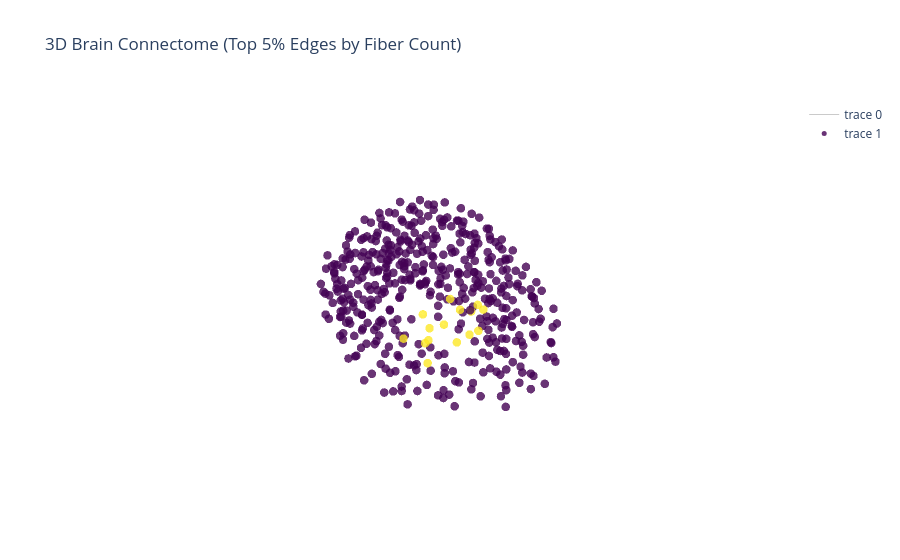

Here is the notebook cell this chart was saved with:
### Markdown cell above
## 1. Interactive 3D Brain Connectome (Plotly)

### Code cell
# Ensure positions are floats
nodes_df['dn_position_x'] = nodes_df['dn_position_x'].astype(float)
nodes_df['dn_position_y'] = nodes_df['dn_position_y'].astype(float)
nodes_df['dn_position_z'] = nodes_df['dn_position_z'].astype(float)

# Create a trace for the nodes
node_trace = go.Scatter3d(
    x=nodes_df['dn_position_x'],
    y=nodes_df['dn_position_y'],
    z=nodes_df['dn_position_z'],
    mode='markers',
    hoverinfo='text',
    text=nodes_df['dn_name'],
    marker=dict(
        size=5,
        color=nodes_df['dn_region'].astype('category').cat.codes,
        colorscale='Viridis',
        opacity=0.8
    )
)

edge_x = []
edge_y = []
edge_z = []

# To make it efficient, we iterate and plot only edges with > some fiber count
threshold = np.percentile(edges_df['number_of_fibers'], 95)
strong_edges = edges_df[edges_df['number_of_fibers'] > threshold]

for _, edge in strong_edges.iterrows():
    source_node = nodes_df[nodes_df['node_id'] == edge['source']]
    target_node = nodes_df[nodes_df['node_id'] == edge['target']]
    if not source_node.empty and not target_node.empty:
        edge_x.extend([source_node['dn_position_x'].values[0], target_node['dn_position_x'].values[0], None])
        edge_y.extend([source_node['dn_position_y'].values[0], target_node['dn_position_y'].values[0], None])
        edge_z.extend([source_node['dn_position_z'].values[0], target_node['dn_position_z'].values[0], None])

edge_trace = go.Scatter3d(
    x=edge_x,
    y=edge_y,
    z=edge_z,
    mode='lines',
    line=dict(color='rgba(150, 150, 150, 0.5)', width=1),
    hoverinfo='none'
)

fig = go.Figure(data=[edge_trace, node_trace])
fig.update_layout(
    title=f"3D Brain Connectome (Top 5% Edges by Fiber Count)",
    scene=dict(
        xaxis=dict(showbackground=False, visible=False),
        yaxis=dict(showbackground=False, visible=False),
        zaxis=dict(showbackground=False, visible=False)
    )
)
fig.show()

### Figure 1 — Plotly figure (JSON) as saved in the notebook; plotly's stock layout.template omitted (floating-point values rounded to 4 significant figures; data arrays with more than 128 entries replaced by an {"elided": "..."} marker saying what was removed)
{"data": [{"hoverinfo": "none", "line": {"color": "rgba(150, 150, 150, 0.5)", "width": 1}, "mode": "lines", "type": "scatter3d", "x": {"elided": "882 float values"}, "y": {"elided": "882 float values"}, "z": {"elided": "882 float values"}}, {"hoverinfo": "text", "marker": {"color": {"elided": "463 int values"}, "colorscale": [[0, "#440154"], [0.1111, "#482878"], [0.2222, "#3e4989"], [0.3333, "#31688e"], [0.4444, "#26828e"], [0.5556, "#1f9e89"], [0.6667, "#35b779"], [0.7778, "#6ece58"], [0.8889, "#b5de2b"], [1, "#fde725"]], "opacity": 0.8, "size": 5}, "mode": "markers", "text": {"elided": "463 str values"}, "type": "scatter3d", "x": {"elided": "463 float values"}, "y": {"elided": "463 float values"}, "z": {"elided": "463 float values"}}], "layout": {"scene": {"xaxis": {"showbackground": false, "visible": false}, "yaxis": {"showbackground": false, "visible": false}, "zaxis": {"showbackground": false, "visible": false}}, "title": {"text": "3D Brain Connectome (Top 5% Edges by Fiber Count)"}}}
